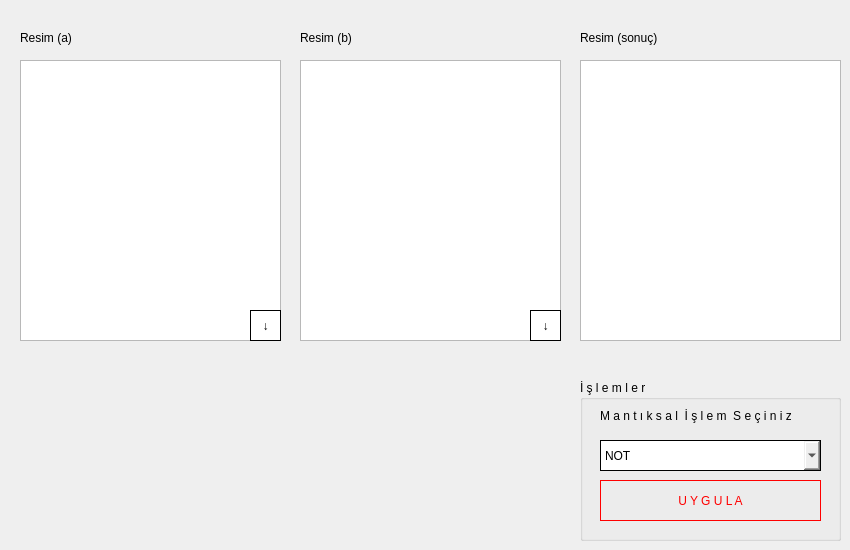
    <widget class="QWidget" name="tab_classes">
     <property name="styleSheet">
      <string notr="true">QTabWidget::pane { /* The tab widget frame */
border-top: 2px solid #C2C7CB;
}
QTabWidget::tab-bar {
left: 5px; /* move to the right by 5px */
}
/* Style the tab using the tab sub-control. Note that it reads QTabBar _not_ QTabWidget */
QTabBar::tab {
background: qlineargradient(x1: 0, y1: 0, x2: 0, y2: 1, stop: 0 #E1E1E1, stop: 0.4 #DDDDDD, stop: 0.5 #D8D8D8, stop: 1.0 #D3D3D3);
border: 2px solid #C4C4C3;
border-bottom-color: #C2C7CB; /* same as the pane color */
border-top-left-radius: 4px;
border-top-right-radius: 4px;
min-width: 8ex;
padding: 2px;
}
QTabBar::tab:selected, QTabBar::tab:hover {
background: qlineargradient(x1: 0, y1: 0, x2: 0, y2: 1, stop: 0 #fafafa, stop: 0.4 #f4f4f4, stop: 0.5 #e7e7e7, stop: 1.0 #fafafa);
}
QTabBar::tab:selected {
border-color: #9B9B9B;
border-bottom-color: #C2C7CB; /* same as pane color */
}
QTabBar::tab:!selected {
margin-top: 2px; /* make non-selected tabs look smaller */
}</string>
     </property>
     <attribute name="title">
      <string>M A N T I K S A L</string>
     </attribute>
     <widget class="QLabel" name="label_6">
      <property name="geometry">
       <rect>
        <x>20</x>
        <y>30</y>
        <width>101</width>
        <height>16</height>
       </rect>
      </property>
      <property name="text">
       <string>Resim (a)</string>
      </property>
     </widget>
     <widget class="QGraphicsView" name="img_mantiksal_a">
      <property name="geometry">
       <rect>
        <x>20</x>
        <y>60</y>
        <width>261</width>
        <height>281</height>
       </rect>
      </property>
      <property name="verticalScrollBarPolicy">
       <enum>Qt::ScrollBarAlwaysOff</enum>
      </property>
      <property name="horizontalScrollBarPolicy">
       <enum>Qt::ScrollBarAlwaysOff</enum>
      </property>
     </widget>
     <widget class="QLabel" name="label_7">
      <property name="geometry">
       <rect>
        <x>300</x>
        <y>30</y>
        <width>101</width>
        <height>16</height>
       </rect>
      </property>
      <property name="text">
       <string>Resim (b)</string>
      </property>
     </widget>
     <widget class="QPushButton" name="btn_mantiksal_a_yukle">
      <property name="geometry">
       <rect>
        <x>250</x>
        <y>310</y>
        <width>31</width>
        <height>31</height>
       </rect>
      </property>
      <property name="styleSheet">
       <string notr="true">QPushButton
{
	border: 1px solid black;
}

QPushButton:hover
{
   background-color:rgb(250, 250, 250);
}</string>
      </property>
      <property name="text">
       <string>↓</string>
      </property>
     </widget>
     <widget class="QGroupBox" name="groupBox_4">
      <property name="geometry">
       <rect>
        <x>580</x>
        <y>380</y>
        <width>261</width>
        <height>161</height>
       </rect>
      </property>
      <property name="title">
       <string>İ ş l e m l e r</string>
      </property>
      <widget class="QComboBox" name="cmb_mantiksal_islemler">
       <property name="geometry">
        <rect>
         <x>20</x>
         <y>60</y>
         <width>221</width>
         <height>31</height>
        </rect>
       </property>
       <property name="styleSheet">
        <string notr="true">border:1px solid black;</string>
       </property>
       <item>
        <property name="text">
         <string>NOT</string>
        </property>
       </item>
       <item>
        <property name="text">
         <string>OR</string>
        </property>
       </item>
       <item>
        <property name="text">
         <string>AND</string>
        </property>
       </item>
       <item>
        <property name="text">
         <string>XOR</string>
        </property>
       </item>
       <item>
        <property name="text">
         <string>AND NOT</string>
        </property>
       </item>
      </widget>
      <widget class="QLabel" name="label_36">
       <property name="geometry">
        <rect>
         <x>20</x>
         <y>20</y>
         <width>191</width>
         <height>31</height>
        </rect>
       </property>
       <property name="text">
        <string>M a n t ı k s a l  İ ş l e m  S e ç i n i z :</string>
       </property>
      </widget>
      <widget class="QPushButton" name="btn_mantiksal_uygula">
       <property name="geometry">
        <rect>
         <x>20</x>
         <y>100</y>
         <width>221</width>
         <height>41</height>
        </rect>
       </property>
       <property name="styleSheet">
        <string notr="true">border: 1px solid red;
color:red;
</string>
       </property>
       <property name="text">
        <string>U Y G U L A</string>
       </property>
      </widget>
     </widget>
     <widget class="QPushButton" name="btn_classes_apply_9">
      <property name="geometry">
       <rect>
        <x>530</x>
        <y>280</y>
        <width>31</width>
        <height>31</height>
       </rect>
      </property>
      <property name="styleSheet">
       <string notr="true">QPushButton
{
	border: 1px solid black;
}

QPushButton:hover
{
   background-color:rgb(250, 250, 250);
}</string>
      </property>
      <property name="text">
       <string>^</string>
      </property>
     </widget>
     <widget class="QGraphicsView" name="img_mantiksal_b">
      <property name="geometry">
       <rect>
        <x>300</x>
        <y>60</y>
        <width>261</width>
        <height>281</height>
       </rect>
      </property>
      <property name="verticalScrollBarPolicy">
       <enum>Qt::ScrollBarAlwaysOff</enum>
      </property>
      <property name="horizontalScrollBarPolicy">
       <enum>Qt::ScrollBarAlwaysOff</enum>
      </property>
     </widget>
     <widget class="QPushButton" name="btn_mantiksal_b_yukle">
      <property name="geometry">
       <rect>
        <x>530</x>
        <y>310</y>
        <width>31</width>
        <height>31</height>
       </rect>
      </property>
      <property name="styleSheet">
       <string notr="true">QPushButton
{
	border: 1px solid black;
}

QPushButton:hover
{
   background-color:rgb(250, 250, 250);
}</string>
      </property>
      <property name="text">
       <string>↓</string>
      </property>
     </widget>
     <widget class="QPushButton" name="btn_classes_apply_11">
      <property name="geometry">
       <rect>
        <x>810</x>
        <y>280</y>
        <width>31</width>
        <height>31</height>
       </rect>
      </property>
      <property name="styleSheet">
       <string notr="true">QPushButton
{
	border: 1px solid black;
}

QPushButton:hover
{
   background-color:rgb(250, 250, 250);
}</string>
      </property>
      <property name="text">
       <string>^</string>
      </property>
     </widget>
     <widget class="QLabel" name="label_8">
      <property name="geometry">
       <rect>
        <x>580</x>
        <y>30</y>
        <width>101</width>
        <height>16</height>
       </rect>
      </property>
      <property name="text">
       <string>Resim (sonuç)</string>
      </property>
     </widget>
     <widget class="QGraphicsView" name="img_mantiksal_sonuc">
      <property name="geometry">
       <rect>
        <x>580</x>
        <y>60</y>
        <width>261</width>
        <height>281</height>
       </rect>
      </property>
      <property name="verticalScrollBarPolicy">
       <enum>Qt::ScrollBarAlwaysOff</enum>
      </property>
      <property name="horizontalScrollBarPolicy">
       <enum>Qt::ScrollBarAlwaysOff</enum>
      </property>
     </widget>
    </widget>
